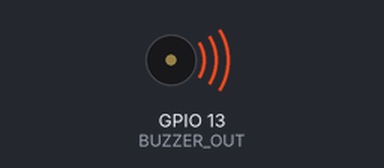
The sketch below on a simulated ESP32. On the bench: buzzer (waves = sounding).

Above: at 0.1 s.
At 5.6 s:
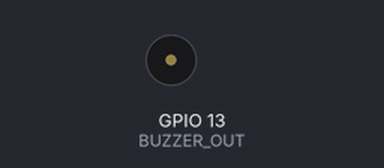
Timing chart, 0 to 7.1 s (numbered marks = the images above):
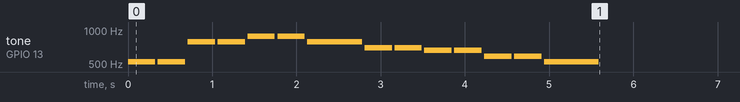

The sketch:

ESP32_toneMelody_Twinkle.ino
```cpp
#define LEDC_CHANNEL_0     0      // use first channel of 16 channels (started from zero)
#define LEDC_TIMER_13_BIT  13     // use 13 bit precission for LEDC timer
#define LEDC_BASE_FREQ     5000   // use 5000 Hz as a LEDC base frequency

//------------------------------
// buzzer output = 13pin
//------------------------------
#define BUZZER_OUT 13

const int NOTE_NONE = NOTE_MAX;

// notes in the melody:
int melody[] = {
  NOTE_C, NOTE_C, NOTE_G, NOTE_G, NOTE_A, NOTE_A, NOTE_G, NOTE_F, NOTE_F, NOTE_E, NOTE_E,NOTE_D,NOTE_D,NOTE_C
};

int noteOctaves[] = {
  5, 5, 5, 5, 5, 5, 5, 5, 5, 5, 5, 5, 5, 5
};

// note durations: 4 = quarter note, 8 = eighth note, etc.:
int noteDurations[] = {
  4, 4, 4, 4, 4, 4, 2, 4, 4, 4, 4, 4, 4, 2
};

//=====================================================================
// setup
//=====================================================================
void setup() {
  ledcSetup(LEDC_CHANNEL_0, LEDC_BASE_FREQ, LEDC_TIMER_13_BIT);
  ledcAttachPin(BUZZER_OUT, LEDC_CHANNEL_0);

  // iterate over the notes of the melody:
  for (int thisNote = 0; thisNote < 14; thisNote++) {
    // to calculate the note duration, take one second divided by the note type.
    //e.g. quarter note = 1000 / 4, eighth note = 1000/8, etc.
    ledcWriteNote(LEDC_CHANNEL_0, (note_t)melody[thisNote], noteOctaves[thisNote]);

    // to distinguish the notes, set a minimum time between them.
    // the note's duration + 30% seems to work well:
    int pauseBetweenNotes = 1000 / noteDurations[thisNote] * 1.30;
    delay(pauseBetweenNotes);

    // stop the tone playing:
    ledcWriteTone(LEDC_CHANNEL_0, 0);
    delay(30);
  }
}

//=====================================================================
// Main loop
//=====================================================================
void loop() {
  // no need to repeat the melody.
}
```
